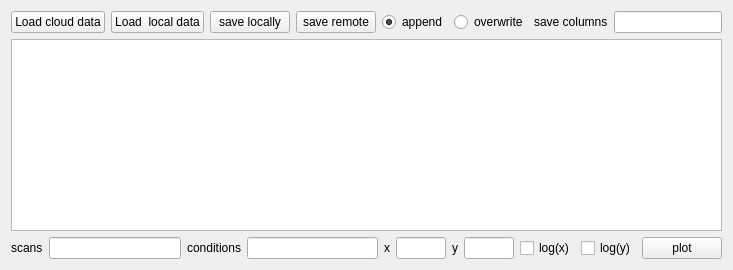
                   <widget class="QWidget" name="tab_5">
                    <attribute name="title">
                     <string>table</string>
                    </attribute>
                    <layout class="QVBoxLayout" name="verticalLayout_8">
                     <item>
                      <layout class="QHBoxLayout" name="horizontalLayout_11">
                       <item>
                        <widget class="QPushButton" name="pushButton_load_from_cloud">
                         <property name="text">
                          <string>Load cloud data</string>
                         </property>
                        </widget>
                       </item>
                       <item>
                        <widget class="QPushButton" name="pushButton_load_data_locally">
                         <property name="text">
                          <string>Load  local data</string>
                         </property>
                        </widget>
                       </item>
                       <item>
                        <widget class="QPushButton" name="pushButton_save_local">
                         <property name="text">
                          <string>save locally</string>
                         </property>
                        </widget>
                       </item>
                       <item>
                        <widget class="QPushButton" name="pushButton_save_cloud">
                         <property name="text">
                          <string>save remote</string>
                         </property>
                        </widget>
                       </item>
                       <item>
                        <widget class="QRadioButton" name="radioButton_append">
                         <property name="text">
                          <string>append</string>
                         </property>
                         <property name="checked">
                          <bool>true</bool>
                         </property>
                        </widget>
                       </item>
                       <item>
                        <widget class="QRadioButton" name="radioButton_overwrite">
                         <property name="text">
                          <string>overwrite</string>
                         </property>
                        </widget>
                       </item>
                       <item>
                        <widget class="QLabel" name="label_41">
                         <property name="text">
                          <string>save columns</string>
                         </property>
                        </widget>
                       </item>
                       <item>
                        <widget class="QLineEdit" name="lineEdit_channels"/>
                       </item>
                      </layout>
                     </item>
                     <item>
                      <widget class="QTableView" name="tableView_processed_data">
                       <property name="font">
                        <font>
                         <family>MS Shell Dlg 2</family>
                         <pointsize>10</pointsize>
                        </font>
                       </property>
                       <property name="sortingEnabled">
                        <bool>true</bool>
                       </property>
                      </widget>
                     </item>
                     <item>
                      <layout class="QHBoxLayout" name="horizontalLayout_8">
                       <item>
                        <widget class="QLabel" name="label_38">
                         <property name="text">
                          <string>scans</string>
                         </property>
                        </widget>
                       </item>
                       <item>
                        <widget class="QLineEdit" name="lineEdit_3">
                         <property name="whatsThis">
                          <string>comma seperated scan ids</string>
                         </property>
                        </widget>
                       </item>
                       <item>
                        <widget class="QLabel" name="label_39">
                         <property name="text">
                          <string>conditions</string>
                         </property>
                        </widget>
                       </item>
                       <item>
                        <widget class="QLineEdit" name="lineEdit_conditions"/>
                       </item>
                       <item>
                        <widget class="QLabel" name="label_25">
                         <property name="text">
                          <string>x</string>
                         </property>
                        </widget>
                       </item>
                       <item>
                        <widget class="QLineEdit" name="lineEdit_x">
                         <property name="maximumSize">
                          <size>
                           <width>50</width>
                           <height>16777215</height>
                          </size>
                         </property>
                        </widget>
                       </item>
                       <item>
                        <widget class="QLabel" name="label_37">
                         <property name="text">
                          <string>y</string>
                         </property>
                        </widget>
                       </item>
                       <item>
                        <widget class="QLineEdit" name="lineEdit_y">
                         <property name="maximumSize">
                          <size>
                           <width>50</width>
                           <height>16777215</height>
                          </size>
                         </property>
                        </widget>
                       </item>
                       <item>
                        <widget class="QCheckBox" name="checkBox_x">
                         <property name="text">
                          <string>log(x)</string>
                         </property>
                        </widget>
                       </item>
                       <item>
                        <widget class="QCheckBox" name="checkBox_y">
                         <property name="text">
                          <string>log(y)</string>
                         </property>
                        </widget>
                       </item>
                       <item>
                        <widget class="QPushButton" name="pushButton_plot">
                         <property name="text">
                          <string>plot</string>
                         </property>
                        </widget>
                       </item>
                      </layout>
                     </item>
                    </layout>
                   </widget>
